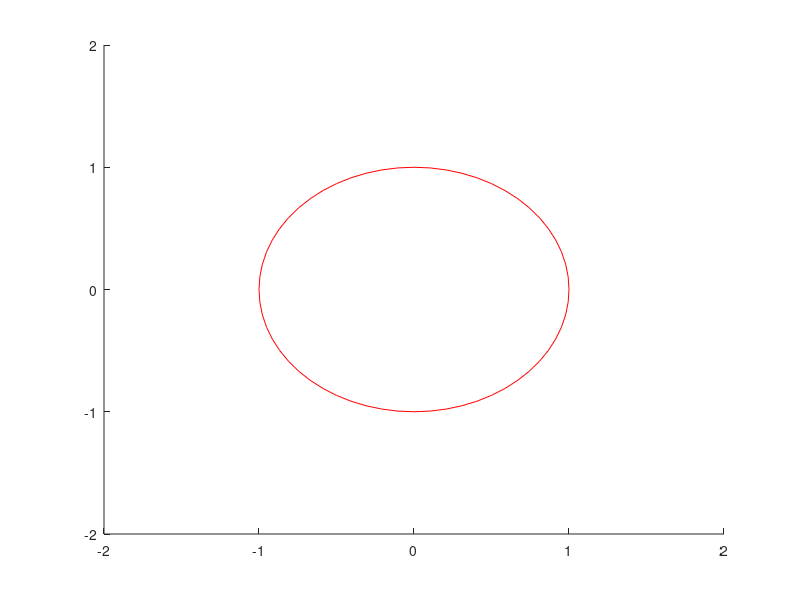

Here is the MATLAB script that generated this plot: (Note: this script raises an error after producing the figure.)
% quiver(0, 0, 1, 1)
hold on;
axis([-2 2 -2 2])
% axis([-10 10 -10 10])
rectangle('Position',[-1,-1,2,2],'Curvature',[1,1],'EdgeColor','r')
% quiver(0, 0, cos(pi/4), sin(pi/4), 'b') % This is the new vector on the circle

% A = [1.3125 0.125; -0.15625 0.9375]
j
% A = [1.637500  -0.037500;
%    1.237500   1.162500]

A = [8.1912  -4.3676;
   2.7794  -3.1912];

% u0 = [cos(pi/4); sin(pi/4)];
u0 = rand(3,1);
u0 = u0 / norm(u0, 2);

% [lambda, v, steps, err] = putere_directa(A, u0, 1e-9, 100)

% [lambda2, v2, steps2, err2] = putere_inversa(A, u0, 1e-9, 100)


C = [9.7759   -7.7581    4.5838;
    2.1876  -12.3744   12.2027;
    1.5370  -13.6508   15.5985]

eig(C) % [-3 7 9];

alpha = -2.5; % closest to 7
eig(C-alpha * eye(3))

[lambda, v, steps, err] = putere_deplasata(C, u0, alpha, 1e-9, 100)

pause;
